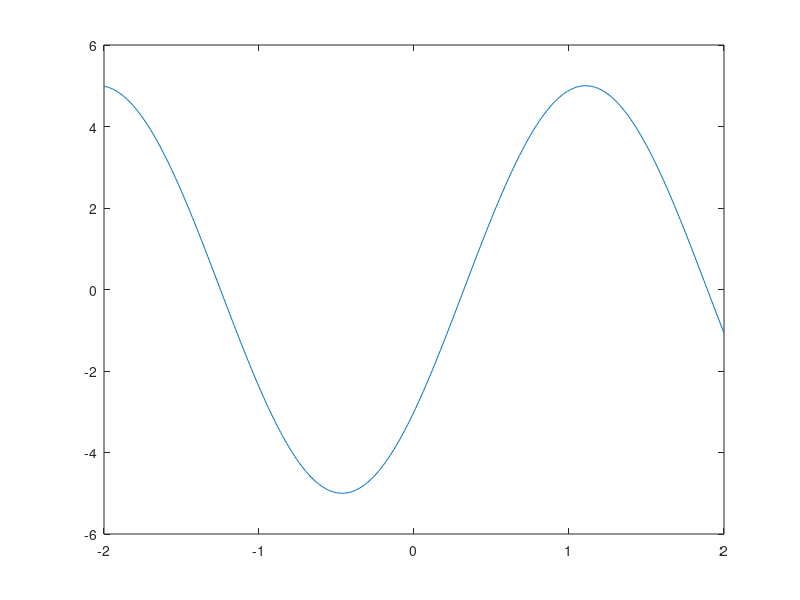

The MATLAB script that drew this image:
% a identidade trigonometrica a*cos(w0*t)+b*sin(w0*t)
% tem a = C*cos(theta) e b = -C*sen(theta)
% C = sqrt(a^2+b^2) (magnitude)
% e theta = tan^-1(b/a) (angulo)

a = -3; b = 4;
[theta, C] = cart2pol(a,-b)
% theta = -2.214297435588181
% C = 5

theta_deg = rad2deg(theta)
%theta_deg = -126.8699

%x(t) = 5*cos(w0*t-2.2143)
%Usando w0 = 2 e -2 < t < 2
t = -2:0.01:2;
x = 5*cos(2*t-2.2143);
plot(t,x)
